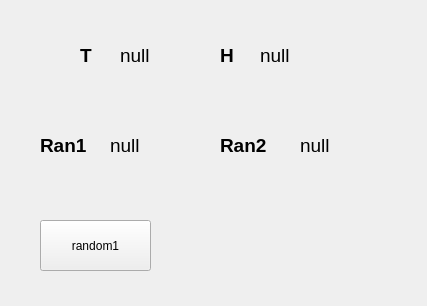
<?xml version="1.0" encoding="UTF-8"?>
<ui version="4.0">
 <class>MainWindow</class>
 <widget class="QMainWindow" name="MainWindow">
  <property name="geometry">
   <rect>
    <x>0</x>
    <y>0</y>
    <width>427</width>
    <height>306</height>
   </rect>
  </property>
  <property name="windowTitle">
   <string>MainWindow</string>
  </property>
  <widget class="QWidget" name="centralwidget">
   <widget class="QLabel" name="tvTemp">
    <property name="geometry">
     <rect>
      <x>120</x>
      <y>40</y>
      <width>61</width>
      <height>31</height>
     </rect>
    </property>
    <property name="font">
     <font>
      <pointsize>14</pointsize>
     </font>
    </property>
    <property name="text">
     <string>null</string>
    </property>
   </widget>
   <widget class="QLabel" name="label_2">
    <property name="geometry">
     <rect>
      <x>80</x>
      <y>40</y>
      <width>21</width>
      <height>31</height>
     </rect>
    </property>
    <property name="font">
     <font>
      <pointsize>14</pointsize>
      <weight>75</weight>
      <bold>true</bold>
     </font>
    </property>
    <property name="text">
     <string>T</string>
    </property>
   </widget>
   <widget class="QLabel" name="tvHumid">
    <property name="geometry">
     <rect>
      <x>260</x>
      <y>40</y>
      <width>61</width>
      <height>31</height>
     </rect>
    </property>
    <property name="font">
     <font>
      <pointsize>14</pointsize>
     </font>
    </property>
    <property name="text">
     <string>null</string>
    </property>
   </widget>
   <widget class="QLabel" name="label_4">
    <property name="geometry">
     <rect>
      <x>220</x>
      <y>40</y>
      <width>21</width>
      <height>31</height>
     </rect>
    </property>
    <property name="font">
     <font>
      <pointsize>14</pointsize>
      <weight>75</weight>
      <bold>true</bold>
     </font>
    </property>
    <property name="text">
     <string>H</string>
    </property>
   </widget>
   <widget class="QLabel" name="label_5">
    <property name="geometry">
     <rect>
      <x>220</x>
      <y>130</y>
      <width>51</width>
      <height>31</height>
     </rect>
    </property>
    <property name="font">
     <font>
      <pointsize>14</pointsize>
      <weight>75</weight>
      <bold>true</bold>
     </font>
    </property>
    <property name="text">
     <string>Ran2</string>
    </property>
   </widget>
   <widget class="QLabel" name="label_3">
    <property name="geometry">
     <rect>
      <x>40</x>
      <y>130</y>
      <width>61</width>
      <height>31</height>
     </rect>
    </property>
    <property name="font">
     <font>
      <pointsize>14</pointsize>
      <weight>75</weight>
      <bold>true</bold>
     </font>
    </property>
    <property name="text">
     <string>Ran1</string>
    </property>
   </widget>
   <widget class="QLabel" name="tvran1">
    <property name="geometry">
     <rect>
      <x>110</x>
      <y>130</y>
      <width>61</width>
      <height>31</height>
     </rect>
    </property>
    <property name="font">
     <font>
      <pointsize>14</pointsize>
     </font>
    </property>
    <property name="text">
     <string>null</string>
    </property>
   </widget>
   <widget class="QLabel" name="tvran2">
    <property name="geometry">
     <rect>
      <x>300</x>
      <y>130</y>
      <width>61</width>
      <height>31</height>
     </rect>
    </property>
    <property name="font">
     <font>
      <pointsize>14</pointsize>
     </font>
    </property>
    <property name="text">
     <string>null</string>
    </property>
   </widget>
   <widget class="QPushButton" name="btnRan">
    <property name="geometry">
     <rect>
      <x>40</x>
      <y>220</y>
      <width>111</width>
      <height>51</height>
     </rect>
    </property>
    <property name="text">
     <string>random1</string>
    </property>
   </widget>
  </widget>
 </widget>
 <resources/>
 <connections/>
</ui>
